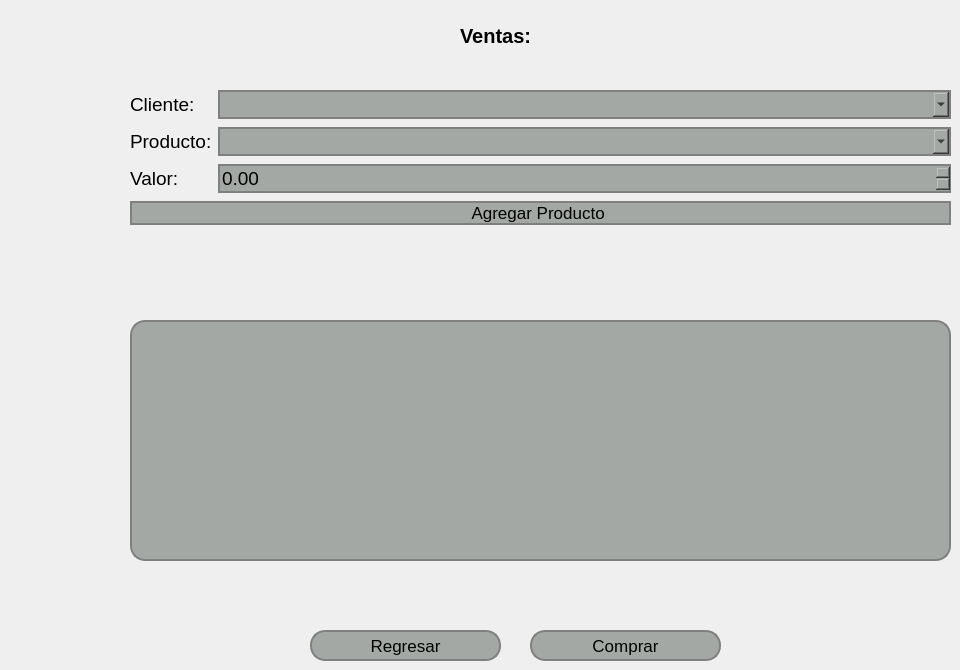
   <widget class="QWidget" name="page">
    <widget class="QTableWidget" name="tableWidgetVentas">
     <property name="geometry">
      <rect>
       <x>130</x>
       <y>320</y>
       <width>821</width>
       <height>241</height>
      </rect>
     </property>
     <property name="styleSheet">
      <string notr="true">
    background-color: #a4a8a5; /* Color del botón */
    border-radius: 15px;       /* Borde redondeado, ajusta el valor para más curvatura */
    border: 2px solid #808080; /* Opcional: agrega un borde de color gris */
</string>
     </property>
    </widget>
    <widget class="QPushButton" name="pushButtonComprar">
     <property name="geometry">
      <rect>
       <x>530</x>
       <y>630</y>
       <width>191</width>
       <height>31</height>
      </rect>
     </property>
     <property name="font">
      <font>
       <pointsize>13</pointsize>
      </font>
     </property>
     <property name="styleSheet">
      <string notr="true">QPushButton {
    background-color: #a4a8a5; /* Color del botón */
    border-radius: 15px;       /* Borde redondeado, ajusta el valor para más curvatura */
    border: 2px solid #808080; /* Opcional: agrega un borde de color gris */

}

QPushButton:hover {
    background-color: #b0b5b0; /* Color al pasar el mouse */
}

QPushButton:pressed {
    background-color: #8f938f; /* Color al hacer clic */
}
</string>
     </property>
     <property name="text">
      <string>Comprar</string>
     </property>
    </widget>
    <widget class="QLabel" name="label_59">
     <property name="geometry">
      <rect>
       <x>460</x>
       <y>20</y>
       <width>101</width>
       <height>31</height>
      </rect>
     </property>
     <property name="font">
      <font>
       <pointsize>15</pointsize>
       <weight>75</weight>
       <bold>true</bold>
      </font>
     </property>
     <property name="text">
      <string>Ventas:</string>
     </property>
    </widget>
    <widget class="QWidget" name="formLayoutWidget_12">
     <property name="geometry">
      <rect>
       <x>130</x>
       <y>90</y>
       <width>821</width>
       <height>204</height>
      </rect>
     </property>
     <layout class="QFormLayout" name="formLayout_12">
      <property name="verticalSpacing">
       <number>8</number>
      </property>
      <item row="0" column="0">
       <widget class="QLabel" name="label_65">
        <property name="font">
         <font>
          <pointsize>14</pointsize>
         </font>
        </property>
        <property name="text">
         <string>Cliente:</string>
        </property>
       </widget>
      </item>
      <item row="0" column="1">
       <widget class="QComboBox" name="comboBoxClienteVentas">
        <property name="font">
         <font>
          <pointsize>14</pointsize>
         </font>
        </property>
        <property name="styleSheet">
         <string notr="true">
    background-color: #a4a8a5; /* Color del botón */
    border-radius: 15px;       /* Borde redondeado, ajusta el valor para más curvatura */
    border: 2px solid #808080; /* Opcional: agrega un borde de color gris */
</string>
        </property>
       </widget>
      </item>
      <item row="1" column="0">
       <widget class="QLabel" name="label_61">
        <property name="font">
         <font>
          <pointsize>14</pointsize>
         </font>
        </property>
        <property name="text">
         <string>Producto:</string>
        </property>
       </widget>
      </item>
      <item row="1" column="1">
       <widget class="QComboBox" name="comboBoxProducto">
        <property name="font">
         <font>
          <pointsize>14</pointsize>
         </font>
        </property>
        <property name="styleSheet">
         <string notr="true">
    background-color: #a4a8a5; /* Color del botón */
    border-radius: 15px;       /* Borde redondeado, ajusta el valor para más curvatura */
    border: 2px solid #808080; /* Opcional: agrega un borde de color gris */
</string>
        </property>
       </widget>
      </item>
      <item row="2" column="0">
       <widget class="QLabel" name="label_64">
        <property name="font">
         <font>
          <pointsize>14</pointsize>
         </font>
        </property>
        <property name="text">
         <string>Valor:</string>
        </property>
       </widget>
      </item>
      <item row="2" column="1">
       <widget class="QDoubleSpinBox" name="doubleSpinBoxTarifa">
        <property name="font">
         <font>
          <pointsize>14</pointsize>
         </font>
        </property>
        <property name="styleSheet">
         <string notr="true">
    background-color: #a4a8a5; /* Color del botón */
    border-radius: 15px;       /* Borde redondeado, ajusta el valor para más curvatura */
    border: 2px solid #808080; /* Opcional: agrega un borde de color gris */
</string>
        </property>
       </widget>
      </item>
      <item row="3" column="0" colspan="2">
       <widget class="QPushButton" name="pushButtonTarifaHorario">
        <property name="font">
         <font>
          <pointsize>13</pointsize>
         </font>
        </property>
        <property name="styleSheet">
         <string notr="true">QPushButton {
    background-color: #a4a8a5; /* Color del botón */
    border-radius: 15px;       /* Borde redondeado, ajusta el valor para más curvatura */
    border: 2px solid #808080; /* Opcional: agrega un borde de color gris */

}

QPushButton:hover {
    background-color: #b0b5b0; /* Color al pasar el mouse */
}

QPushButton:pressed {
    background-color: #8f938f; /* Color al hacer clic */
}
</string>
        </property>
        <property name="text">
         <string>Agregar Producto </string>
        </property>
       </widget>
      </item>
     </layout>
    </widget>
    <widget class="QPushButton" name="pushButtonRegresarVentas">
     <property name="geometry">
      <rect>
       <x>310</x>
       <y>630</y>
       <width>191</width>
       <height>31</height>
      </rect>
     </property>
     <property name="font">
      <font>
       <pointsize>13</pointsize>
      </font>
     </property>
     <property name="styleSheet">
      <string notr="true">QPushButton {
    background-color: #a4a8a5; /* Color del botón */
    border-radius: 15px;       /* Borde redondeado, ajusta el valor para más curvatura */
    border: 2px solid #808080; /* Opcional: agrega un borde de color gris */

}

QPushButton:hover {
    background-color: #b0b5b0; /* Color al pasar el mouse */
}

QPushButton:pressed {
    background-color: #8f938f; /* Color al hacer clic */
}
</string>
     </property>
     <property name="text">
      <string>Regresar</string>
     </property>
    </widget>
   </widget>
